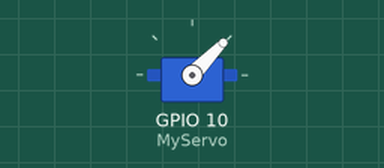
Recording of a sketch running on a simulated ESP8266 (NodeMCU). Parts: servo.

Above: at 0.0 s.
Timing chart, 0 to 40.0 s (numbered marks = the images above):
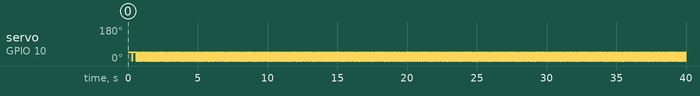

The sketch:

yb.ino
```cpp
#include <Servo.h>
#include <ESP8266WiFi.h>
#include <ESP8266WiFi.h>


int MyServoPos=0; //서보모터 초기 위치를 MyServoPos변수로 정의하고 그 값을 0으로 설정
Servo MyServo;
int analogValue=0;

void setup() {

  MyServo.attach(10); //서보 모터가 연결될 핀을 아두이노 10번 핀으로 설정
  analogValue = MyServoPos; //서보 모터 위치를 MyServoPos 값인 0으로 초기화


}

void loop() {
 // analogValue=analogRead(analogIn); //analogIn으로 들어오는 가변저장 값을 읽어와서 analogValue에 넣어줍니다
 // analogValue = map(analogValue,0,1023,0,179);
  //가변저항에서 읽어온 0부터1023 사이의 값을 서보 모터에서 사용할 수 있는 0부터 179사이의 값으로 변환해줍니다.
  MyServo.write(1023);//서보모터에 변환된 값을 보내어 회전하게 합니다.
  delay(15);
  MyServo.write(0);//delay 함수를 이용해서 아두이노와 서보모터의 속도를 맞추어 줍니다.

}
```

Measured:
- by itself, servo on GPIO 10 (MyServo): goes 0° 0.02 s, 46° 0.29 s, 1311 × (0° 0.02 s, 46° 0.01 s), 0° 0.02 s, then 46°
